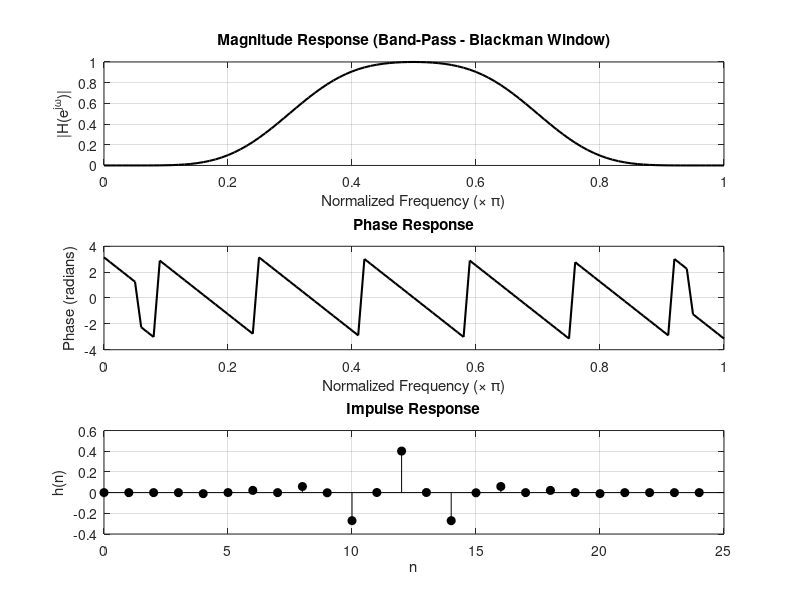

This figure's MATLAB source:
clc;
clear;
close all;

% Band-Pass FIR Filter using Blackman Window
wc1 = 0.3*pi;     % Lower cutoff frequency
wc2 = 0.7*pi;     % Upper cutoff frequency
N = 25;           % Filter length

% Normalized frequencies
Wn = [wc1 wc2]/pi;

% FIR Band-pass filter (Blackman window)
b = fir1(N-1, Wn, 'bandpass', blackman(N));

disp('b = ');
disp(b)

% Frequency response
w = 0:0.01*pi:pi;
h = freqz(b, 1, w);

% ----------- PLOTS ----------------
figure;

% 1. Magnitude Response
subplot(3,1,1);
plot(w/pi, abs(h), 'k', 'LineWidth', 1.5);
xlabel('Normalized Frequency (\times \pi)');
ylabel('|H(e^{j\omega})|');
title('Magnitude Response (Band-Pass - Blackman Window)');
grid on;

% 2. Phase Response
subplot(3,1,2);
plot(w/pi, angle(h), 'k', 'LineWidth', 1.5);
xlabel('Normalized Frequency (\times \pi)');
ylabel('Phase (radians)');
title('Phase Response');
grid on;

% 3. Impulse Response
subplot(3,1,3);
stem(0:length(b)-1, b, 'k', 'filled');
xlabel('n');
ylabel('h(n)');
title('Impulse Response');
grid on;
